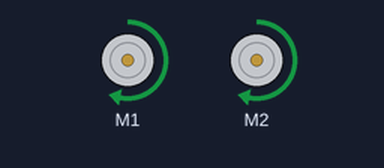
A sketch run on a simulated Arduino Uno, built with avr-gcc and run on an emulated ATmega328P. Parts: 2 × DC motor (green arrow = forward, orange = backward, longer = faster). What the sketch prints to the serial monitor is not drawn.

Above: at 0.1 s.
Timing chart, 0 to 1.6 s (numbered marks = the images above):
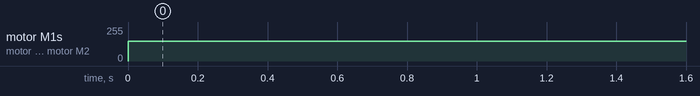

Measured:
- by itself, motor M1, motor M2: stopped → forward 150/255 at 0.00 s

The sketch:

simple_moving.ino
```cpp
#include <Adafruit_MotorShield.h>
#include "utility/Adafruit_MS_PWMServoDriver.h"

// Developed from sample code of motors
// Simple algorithm, wobbling expected

// Initialize the Adafruit Motor Shield
Adafruit_MotorShield AFMS = Adafruit_MotorShield();

// Define motors: left and right
Adafruit_DCMotor *myMotor1 = AFMS.getMotor(1); // Left Motor
Adafruit_DCMotor *myMotor2 = AFMS.getMotor(2); // Right Motor

// Define sensor pins
const int sensorLeft = 4;
const int sensorCenter = 3;
const int sensorRight = 2;
//const int sensorBack = 5;

void setup() {
  Serial.begin(9600); // Start serial communication
  Serial.println("Starting...");

  // Set sensor pins as input
  pinMode(sensorLeft, INPUT);
  pinMode(sensorCenter, INPUT);
  pinMode(sensorRight, INPUT);
  //pinMode(sensorBack, INPUT);

  // Initialize the Motor Shield
  if (!AFMS.begin()) {
    Serial.println("Motor Shield not found.");
    while (1); // Halt if shield not found
  }
  Serial.println("Motor Shield initialized.");
}

void loop() {
  // Read sensors
  // Don't know if boolean will work but we'll see
// bool left = digitalRead(sensorLeft);
// bool center = digitalRead(sensorCenter);
// bool right = digitalRead(sensorRight);
//bool back = digitalRead(sensorBack);

  // Simpple Line following logic, probably will wobble
    // If center sensor detects line: move straight
myMotor1->setSpeed(150);
myMotor2->setSpeed(150);
myMotor1->run(FORWARD);
myMotor2->run(FORWARD);
}
```
